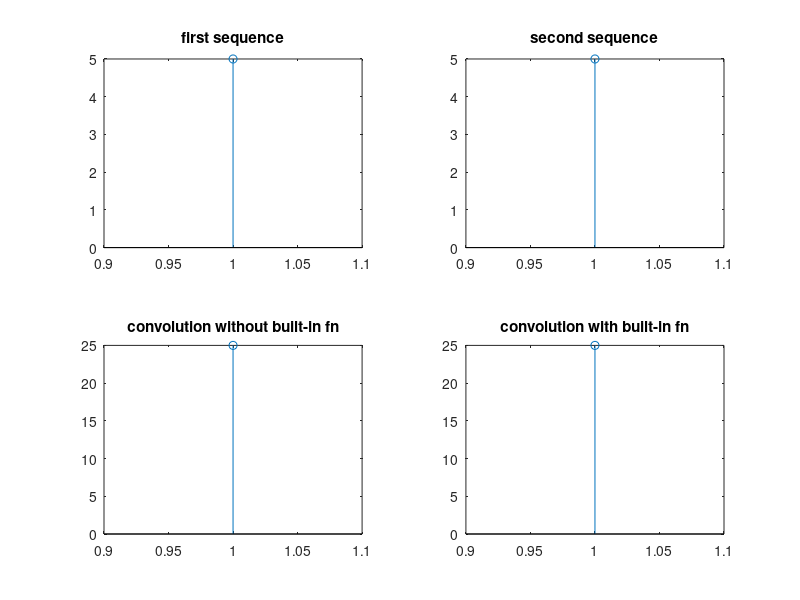

Recreate this plot in MATLAB.
clc; 
clear all; 
close all;
x = input('enter the array:'); % Prompts the user to enter the first sequence (array) and stores it in `x`.
h = input('enter the array:'); % Prompts the user to enter the second sequence (array) and stores it in `h`.
k = length(x); % Stores the length of the first sequence `x` in `k`.
m = length(h); % Stores the length of the second sequence `h` in `m`.
N = (k + m) - 1; % Computes the length of the result sequence `N`, which is `k + m - 1`.
X = [x, zeros(1, (N - k))]; % Pads `x` with zeros to make its length equal to `N`.
H = [h, zeros(1, (N - m))]; % Pads `h` with zeros to make its length equal to `N`.
for i = 1:N          % Loop over each element in the output `y`.
    y(i) = 0;        % Initialize `y(i)` to zero.
    for j = 1:N      % Loop over each element in the input sequence `X`.
        s = mod(i - j, N);  % Compute the circular index `s` to ensure wrapping.
        y(i) = y(i) + X(j) * H(s + 1); % Accumulate the product of `X(j)` and `H(s + 1)` in `y(i)`.
    end
end
disp(y); % Display the result of the manual circular convolution in the command window.
subplot(2,2,1);    % Select the 1st subplot position in a 2x2 grid.
stem(x);           % Plot the first sequence `x` using a stem plot.
title('first sequence'); % Title for the first sequence plot.

subplot(2,2,2);    % Select the 2nd subplot position.
stem(h);           % Plot the second sequence `h` using a stem plot.
title('second sequence'); % Title for the second sequence plot.

subplot(2,2,3);    % Select the 3rd subplot position.
stem(y);           % Plot the manually computed circular convolution result `y`.
title('convolution without built-in fn'); % Title for the manual convolution result plot.
T = cconv(x, h, N); % Compute the circular convolution of `x` and `h` with length `N` using `cconv`.
disp(T);            % Display the result of `cconv` in the command window.
subplot(2,2,4);    % Select the 4th subplot position.
stem(T);           % Plot the result of the built-in circular convolution.
title('convolution with built-in fn'); % Title for the `cconv` result plot.
